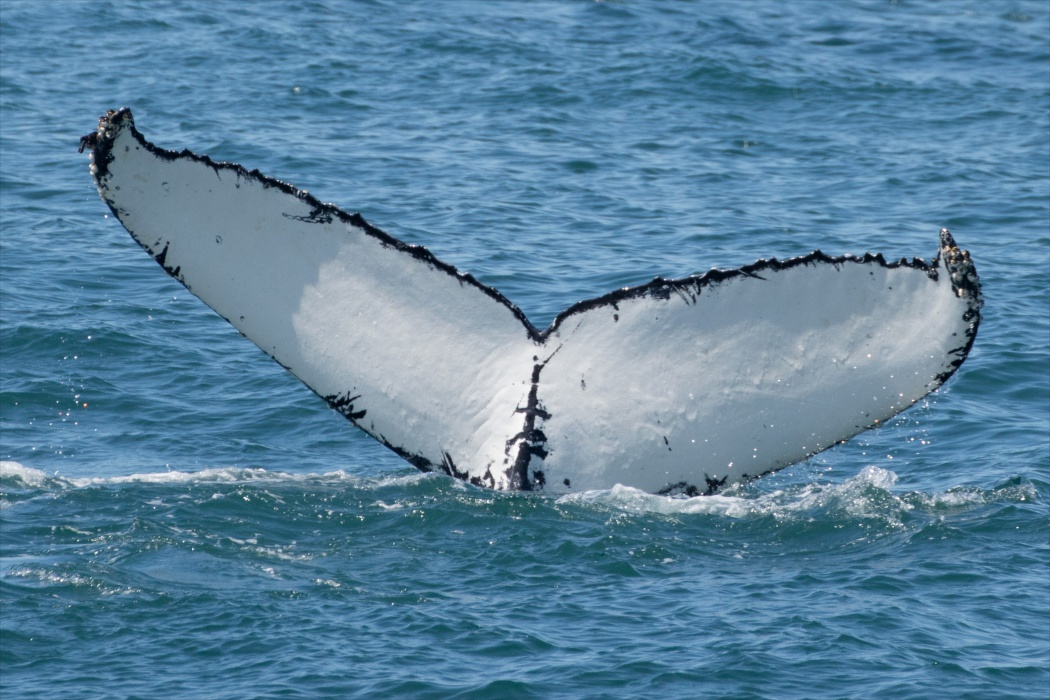
#> input picture hw4/whale_tail/test_image_02.jpg, 1050 x 700 px
$ jupyter execute --allow-errors homework_4.ipynb   (shell and % lines are left out)
#> lines starting #> are read from the running program, lines starting #| are printed output that depends on the picture; after the words box and inside, x2 and y2 are one past the last pixel; in counts of white or black regions, pixels touching at a corner belong together
# Homework 4

[cell 1]
import numpy as np
import cv2
import matplotlib.pyplot as plt

plt.style.use('seaborn')

# Задача №1 - Хвост кита

Не так давно на kaggle было соревнование по классификации горбатых китов по снимках их хвостов. Одним из приемов для улучшения работы нейронной сети было выделение маски хвоста. Затем по этой маске вырезался хвост на исходном изображенииа, нормировался, отображался на черный фон и подавался нейронной сети на вход.

Ваша задача - написать программу, которая совершут предобработку картинки, писанную выше. Т.е. найти маску хвоста, по маске вырезать из исходного изображения хвост, нормировать изображение хвоста так, чтобы оно всегда имело один заданный размер равномерно занимало место, то есть если хвост был повернут, его нужно выпрямить.

Изображения хвостов находятся в приложении к этому занятию.

<table><tr>
    <td>  </td>
    <td>  </td>
    <td>  </td>
</tr></table>

[cell 2]
def zero_pad(image, pad_height, pad_width):
    """ Zero-pad an image.

    Ex: a 1x1 image [[1]] with pad_height = 1, pad_width = 2 becomes:

        [[0, 0, 0, 0, 0],
         [0, 0, 1, 0, 0],
         [0, 0, 0, 0, 0]]         of shape (3, 5)

    Args:
        image: numpy array of shape (H, W).
        pad_width: width of the zero padding (left and right padding).
        pad_height: height of the zero padding (bottom and top padding).

    Returns:
        out: numpy array of shape (H+2*pad_height, W+2*pad_width).
    """

    out = image.copy()

    z = np.zeros([pad_height, out.shape[1]])
    out = np.r_[z.copy(), out, z.copy()]

    z = np.zeros([out.shape[0], pad_width])
    out = np.c_[z.copy(), out, z.copy()]
    return out

[cell 3]
def conv_faster(image, kernel):
    """
    :param image: изображение
    :param kernel: ядро
    :return: свертка
    """

    Hi, Wi = image.shape
    Hk, Wk = kernel.shape

    im = zero_pad(image, Hk // 2, Wk//2)

    Hi, Wi = im.shape
    kern = np.r_[kernel, np.zeros([Hi-Hk, Wk])]
    kern = np.c_[kern, np.zeros([kern.shape[0] ,Wi-Wk])]

    fim = np.fft.fft2(im)
    fim = np.fft.fftshift(fim)
    fkern = np.fft.fft2(kern)
    fkern = np.fft.fftshift(fkern)

    fout = fim*fkern

    out = np.fft.ifftshift(fout)
    out = np.fft.ifft2(out)
    out = np.real(out)

    out = np.delete(out, range(Wk-kernel.shape[1]%2), 1)
    out = np.delete(out, range(Hk-kernel.shape[0]%2), 0)

    return out.astype(np.int64)

[cell 4]
# вспомогательная функция
def plot_one_image(src_image, is_gray=False):
    """
    Отрисовать с помощью plt исходное изображение.

    :param src_image: np.ndarray: исходное изображение
    :param is_gray: bool: флаг для отображения ЧБ изображений
    :return: None
    """
    fig, m_axs = plt.subplots(1, 1, figsize=(6*2, 4*2), constrained_layout=True)
    ax1 = m_axs

    cmap = 'gray' if is_gray else None
    ax1.set_title('Исходное изображение')
    ax1.imshow(src_image, cmap=cmap)
    ax1.set_xticks([]), ax1.set_yticks([])
    plt.show()

[cell 5]
# [20 lines left out: function plot_transform_result, not called in this run]

[cell 6]
# [11 lines left out: function auto_canny, not called in this run]

[cell 7]
# [13 lines left out: function cleaning, not called in this run]

[cell 8]
def del_cont(image, size=100, ysize = 30):
    im = image.copy()
    im = np.pad(im, 1)
    im =np.uint8((im == 0)*255)

    h, w = im.shape
    ny = h//size+1
    nx = w//size+1
    laddy = [0, size//2]
    laddx = [0, size//2]
    for addy in laddy:
        for addx in laddx:
            for i in range(ny):
                for j in range(nx):
                    slicei = im[i*size+addy:(i+1)*size+1+addy, j*size+addx:(j+1)*size+1+addx]
            #             plot_one_image(slice, is_gray=True)
                    contours, hierarchy = cv2.findContours(slicei.copy(), cv2.RETR_EXTERNAL, cv2.CHAIN_APPROX_NONE)
                    temp = cv2.drawContours(slicei, contours, -1, 255, cv2.FILLED)
                    im[i*size+addy:(i+1)*size+1+addy, j*size+addx:(j+1)*size+1+addx] = temp

    if ysize != -1:
        laddy = [0, ysize//2]
        ny = h//ysize+1
        for addy in laddy:
                for i in range(ny):
                        slicei = im[i*size+addy:(i+1)*size+1+addy, :]
                #             plot_one_image(slice, is_gray=True)
                        contours, hierarchy = cv2.findContours(slicei.copy(), cv2.RETR_EXTERNAL, cv2.CHAIN_APPROX_NONE)
                        temp = cv2.drawContours(slicei, contours, -1, 255, cv2.FILLED)
                        im[i*size+addy:(i+1)*size+1+addy, :] = temp


    im = np.delete(im, w-1, 1)
    im = np.delete(im, h-1, 0)
    im = np.delete(im, 0, 1)
    im = np.delete(im, 0, 0)
    return im

[cell 9]
def contours(image, scale=0.55, ksize=5, kersize=5):
    gray_img = cv2.cvtColor(image, cv2.COLOR_RGB2GRAY)
# [7 lines of commented-out code are left out]
    gray_img = cv2.GaussianBlur(gray_img, ksize=(9, 9), sigmaX=1, sigmaY=1)

    laplac = cv2.Laplacian(gray_img, cv2.THRESH_BINARY, scale=scale, ksize=ksize)
#     laplac = auto_canny(gray_img, sigma=0.33)
    laplac = np.uint8((laplac > (255//2))*255)

    kernel = np.ones([3,3])
    laplac = conv_faster(laplac, kernel)
    laplac = np.uint8((laplac > 255)*255)
    kernel = np.ones([3,3])
    laplac = conv_faster(laplac, kernel)
    laplac = np.uint8((laplac > 3*255)*255)

#     plot_transform_result(gray_img, laplac, is_gray=True)
#     plot_transform_result(old_laplac, laplac, is_gray=True)
    laplac = del_cont(laplac)
    laplac = del_cont(laplac,20, -1)
#     laplac =np.uint8((laplac == 0)*255)
#     laplac = cleaning(laplac)
#     laplac =np.uint8((laplac == 0)*255)

    plot_one_image(laplac, is_gray=True)
# [5 lines of commented-out code are left out]

[cell 10]
image = cv2.imread('whale_tail/test_image_02.jpg')
#> image is the input picture: shape (700, 1050, 3); mean B, G, R 158.4, 131, 90.2
h, w, _ = image.shape
#> h = 700; w = 1050
image = cv2.resize(image.copy(), (w // 2, h // 2))
#> image: shape (350, 525, 3)
image = cv2.cvtColor(image.copy(), cv2.COLOR_BGR2RGB)
print(h, w)
#| 700 1050
# grayscale
gray = cv2.cvtColor(image.copy(), cv2.COLOR_RGB2GRAY)
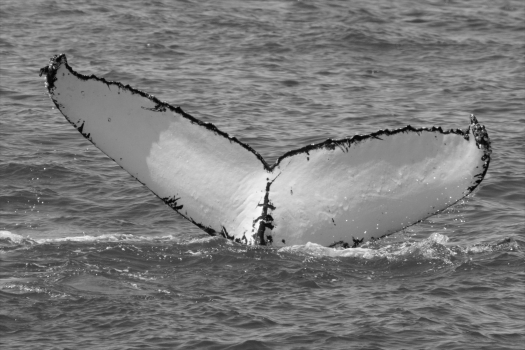
#> gray: shape (350, 525); min 4, max 251, mean 122

[cell 11]
plt.figure(figsize=(10,10))
plt.imshow(gray)
plt.title('Исходное изображение'), plt.axis('off')

[cell 12]
contours(image, 1, 5, 7)
#> in contours, `laplac = np.uint8((laplac > (255//2))*255)`:
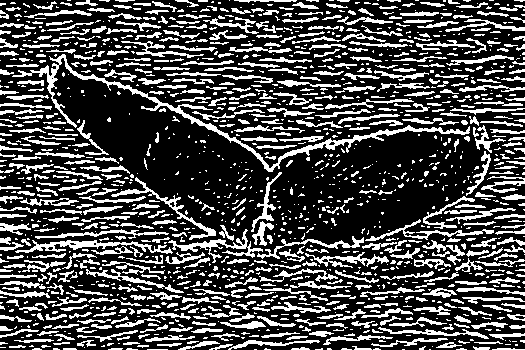
#> laplac: shape (350, 525); 28.5% white in thin lines or dots
#> in zero_pad, `out = np.r_[z.copy(), out, z.copy()]`: out: shape (352, 525) float64; 28.4% white in thin lines or dots
#> in zero_pad, `out = np.c_[z.copy(), out, z.copy()]`: out: shape (352, 527) float64; 28.2% white in thin lines or dots
#> in conv_faster, `fkern = np.fft.fft2(kern)`:
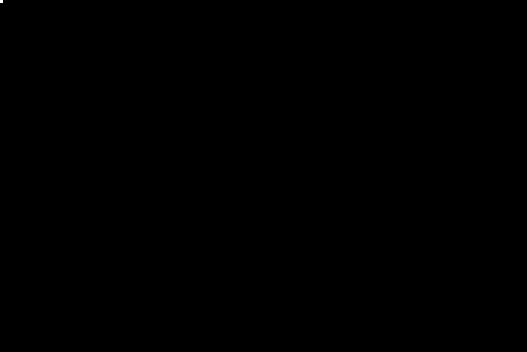
#> kern: shape (352, 527) float64; values 0 (black) and 1 (white), 0% white; 1 white region (1 under 20 px)
#> in contours, `laplac = np.uint8((laplac > 255)*255)`: laplac: shape (350, 525); 52.5% white; 202 black regions (144 under 20 px), largest, box (x1, y1, x2, y2) and area: (0, 0, 525, 253) 59345, (0, 246, 525, 350) 16357, (0, 74, 101, 157) 2013
#> in zero_pad (call 2), `out = np.r_[z.copy(), out, z.copy()]`: out: shape (352, 525) float64; 52.2% white; 195 black regions (141 under 20 px), largest, box (x1, y1, x2, y2) and area: (0, 0, 525, 254) 59941, (0, 247, 525, 352) 17891, (0, 75, 101, 158) 2013
#> in zero_pad (call 2), `out = np.c_[z.copy(), out, z.copy()]`: out: shape (352, 527) float64; 52% white; 171 black regions (133 under 20 px), largest, box (x1, y1, x2, y2) and area: (0, 0, 527, 352) 85041, (182, 108, 276, 138) 500, (303, 243, 403, 263) 496
#> in conv_faster (call 2), `out = np.delete(out, range(Hk-kernel.shape[0]%2), 0)`:
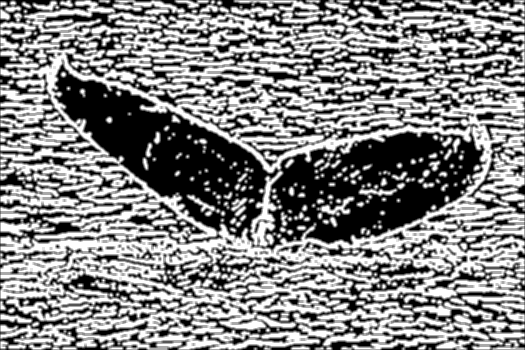
#> out: shape (350, 525) float64; min -1.19e-12, max 2295, mean 1201.2; drawn with min black and max white
#> in contours, `laplac = np.uint8((laplac > 3*255)*255)`: laplac: shape (350, 525); 59.2% white; 653 black regions (317 under 20 px), largest, box (x1, y1, x2, y2) and area: (265, 132, 485, 250) 14429, (53, 64, 279, 242) 14110, (293, 278, 461, 314) 1477
#> in del_cont, `im = np.pad(im, 1)`: im: shape (352, 527); 58.7% white; 570 black regions (294 under 20 px), largest, box (x1, y1, x2, y2) and area: (0, 0, 527, 352) 14483, (266, 133, 486, 251) 14429, (54, 65, 280, 243) 14110
#> after the loop in del_cont, `for addy in laddy:`:
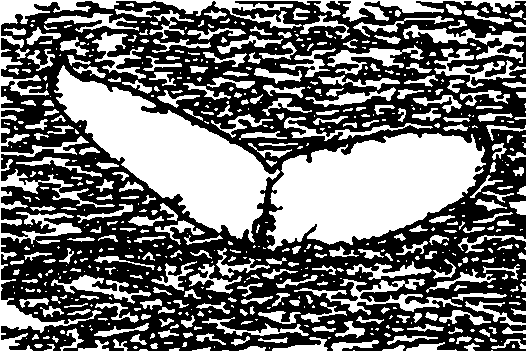
#> im: shape (352, 527); 44.4% white; 570 white regions (294 under 20 px), largest, box (x1, y1, x2, y2) and area: (266, 133, 486, 251) 16910, (0, 0, 527, 352) 15774, (54, 65, 280, 243) 15443
#> in del_cont, `im = np.delete(im, w-1, 1)`: im: shape (352, 526); 44.3% white; 599 white regions (306 under 20 px), largest, box (x1, y1, x2, y2) and area: (266, 133, 486, 251) 16910, (54, 65, 280, 243) 15443, (0, 0, 526, 352) 11391
#> in del_cont, `im = np.delete(im, h-1, 0)`: im: shape (351, 526); 44.1% white; 615 white regions (310 under 20 px), largest, box (x1, y1, x2, y2) and area: (266, 133, 486, 251) 16910, (54, 65, 280, 243) 15443, (0, 0, 526, 351) 9333
#> in del_cont, `im = np.delete(im, 0, 1)`: im: shape (351, 525); 44% white; 640 white regions (315 under 20 px), largest, box (x1, y1, x2, y2) and area: (265, 133, 485, 251) 16910, (53, 65, 279, 243) 15443, (0, 0, 525, 29) 4272
#> in del_cont, `im = np.delete(im, 0, 0)`: im: shape (350, 525); 43.9% white; 652 white regions (316 under 20 px), largest, box (x1, y1, x2, y2) and area: (265, 132, 485, 250) 16910, (53, 64, 279, 242) 15443, (293, 278, 461, 314) 1531
#> call 2 of del_cont, with size = 20, ysize = -1
#> in del_cont (call 2), `im = np.pad(im, 1)`: im: shape (352, 527); 43.4% white; 652 white regions (316 under 20 px), largest, box (x1, y1, x2, y2) and area: (266, 133, 486, 251) 16910, (54, 65, 280, 243) 15443, (294, 279, 462, 315) 1531
#> after the loop in del_cont (call 2), `for addy in laddy:`:
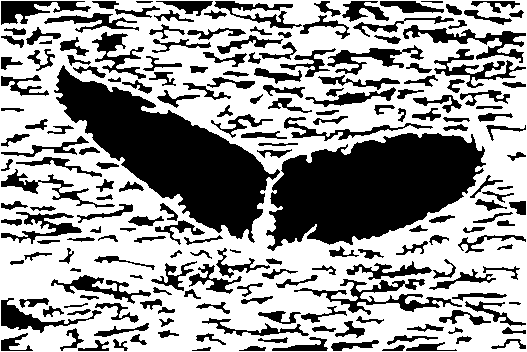
#> im: shape (352, 527); 60.6% white; 199 black regions, largest, box (x1, y1, x2, y2) and area: (266, 133, 486, 251) 16910, (54, 65, 280, 243) 15443, (294, 279, 462, 315) 1531
#> in del_cont (call 2), `im = np.delete(im, 0, 1)`: im: shape (351, 525); 60.3% white; 199 black regions, largest, box (x1, y1, x2, y2) and area: (265, 133, 485, 251) 16910, (53, 65, 279, 243) 15443, (293, 279, 461, 315) 1531
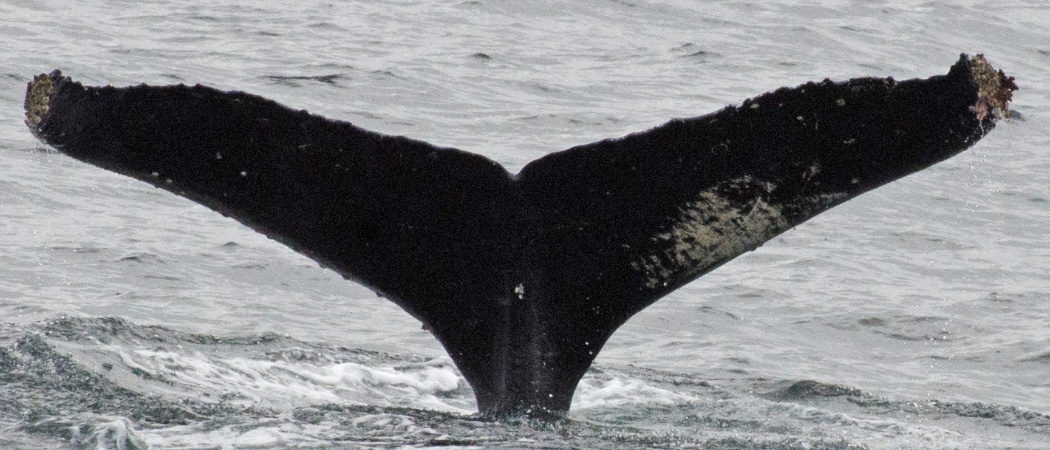
#> input picture hw4/whale_tail/test_image_00.jpg, 1050 x 450 px
#> further down, image is the input picture: shape (450, 1050, 3); mean B, G, R 136.4, 133.8, 132.3

[cell 13]
def go(image):
    h, w, _ = image.shape
#> h = 450; w = 1050
    image = cv2.resize(image.copy(), (w // 2, h // 2))
#> image: shape (225, 525, 3)
    image = cv2.cvtColor(image.copy(), cv2.COLOR_BGR2RGB)
    # print(h, w)
    # grayscale
    gray = cv2.cvtColor(image.copy(), cv2.COLOR_RGB2GRAY)
#> gray: shape (225, 525)
    contours(image, 0.005, 9, 7)
#> call 2 of contours, with scale = 0.005, ksize = 9, kersize = 7
#> in contours (call 2), `laplac = np.uint8((laplac > (255//2))*255)`:
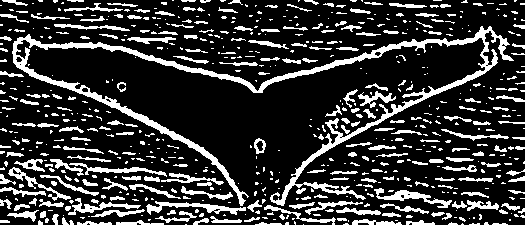
#> laplac: shape (225, 525); 20.6% white; 647 white regions (421 under 20 px), largest, box (x1, y1, x2, y2) and area: (12, 26, 514, 206) 6613, (146, 201, 246, 215) 496, (374, 188, 452, 208) 464
#> in zero_pad (call 3), `out = np.r_[z.copy(), out, z.copy()]`: out: shape (227, 525) float64; 20.4% white; 647 white regions (421 under 20 px), largest, box (x1, y1, x2, y2) and area: (12, 27, 514, 207) 6613, (146, 202, 246, 216) 496, (374, 189, 452, 209) 464
#> in zero_pad (call 3), `out = np.c_[z.copy(), out, z.copy()]`: out: shape (227, 527) float64; 20.4% white; 647 white regions (421 under 20 px), largest, box (x1, y1, x2, y2) and area: (13, 27, 515, 207) 6613, (147, 202, 247, 216) 496, (375, 189, 453, 209) 464
#> in conv_faster (call 3), `fkern = np.fft.fft2(kern)`:
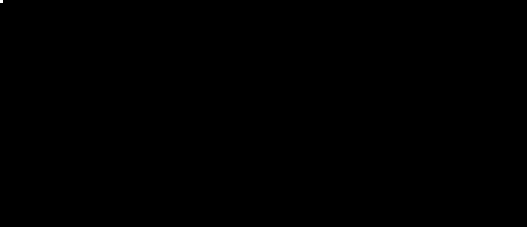
#> kern: shape (227, 527) float64; values 0 (black) and 1 (white), 0.01% white; 1 white region (1 under 20 px)
#> in conv_faster (call 3), `out = np.delete(out, range(Wk-kernel.shape[1]%2), 1)`:
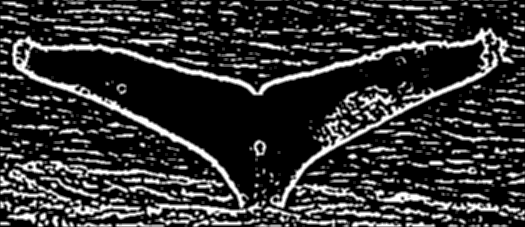
#> out: shape (227, 525) float64; min -1.74e-12, max 2295, mean 468.6; drawn with min black and max white

#> (a cell that did not finish here is left out)
